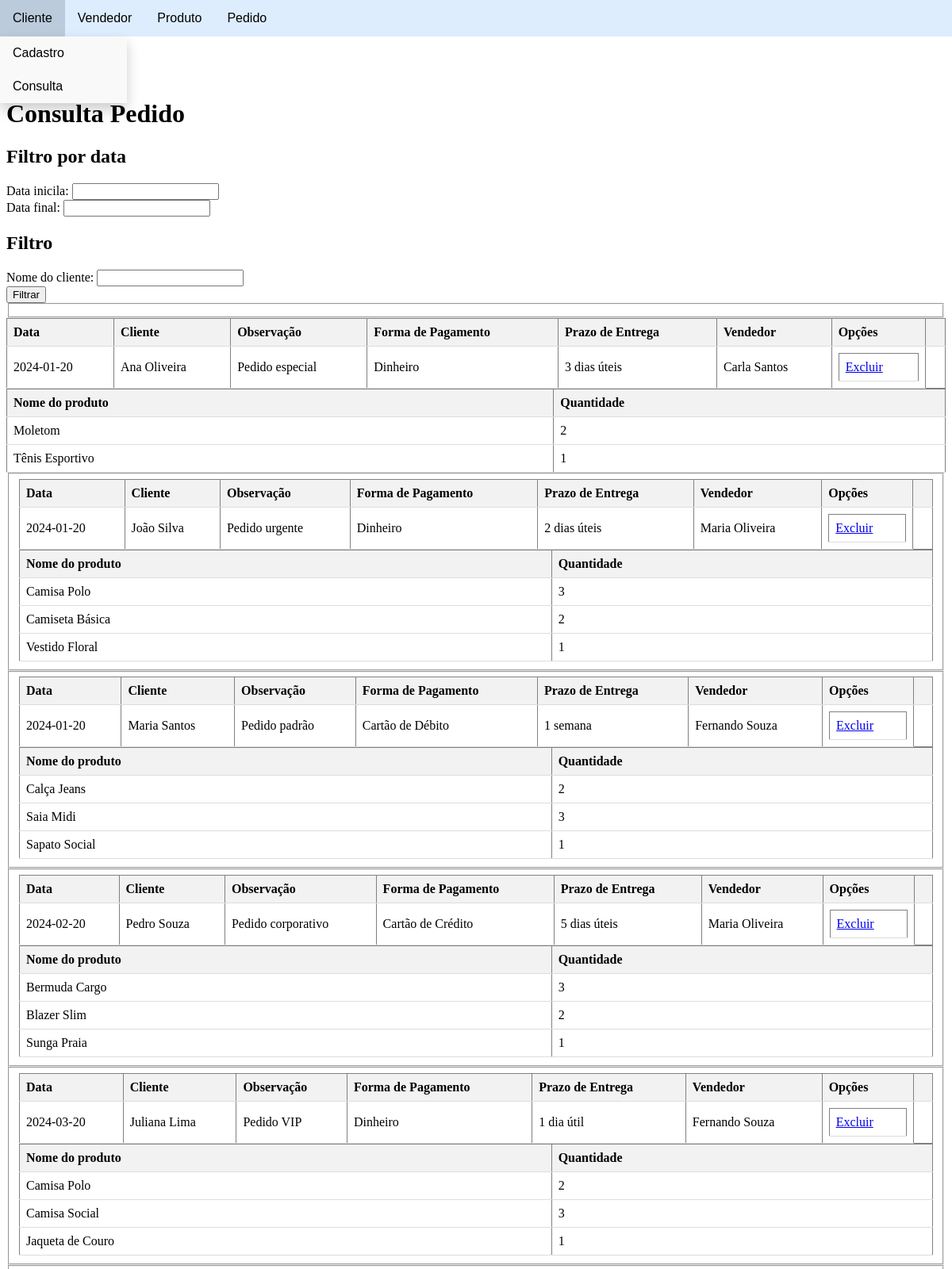
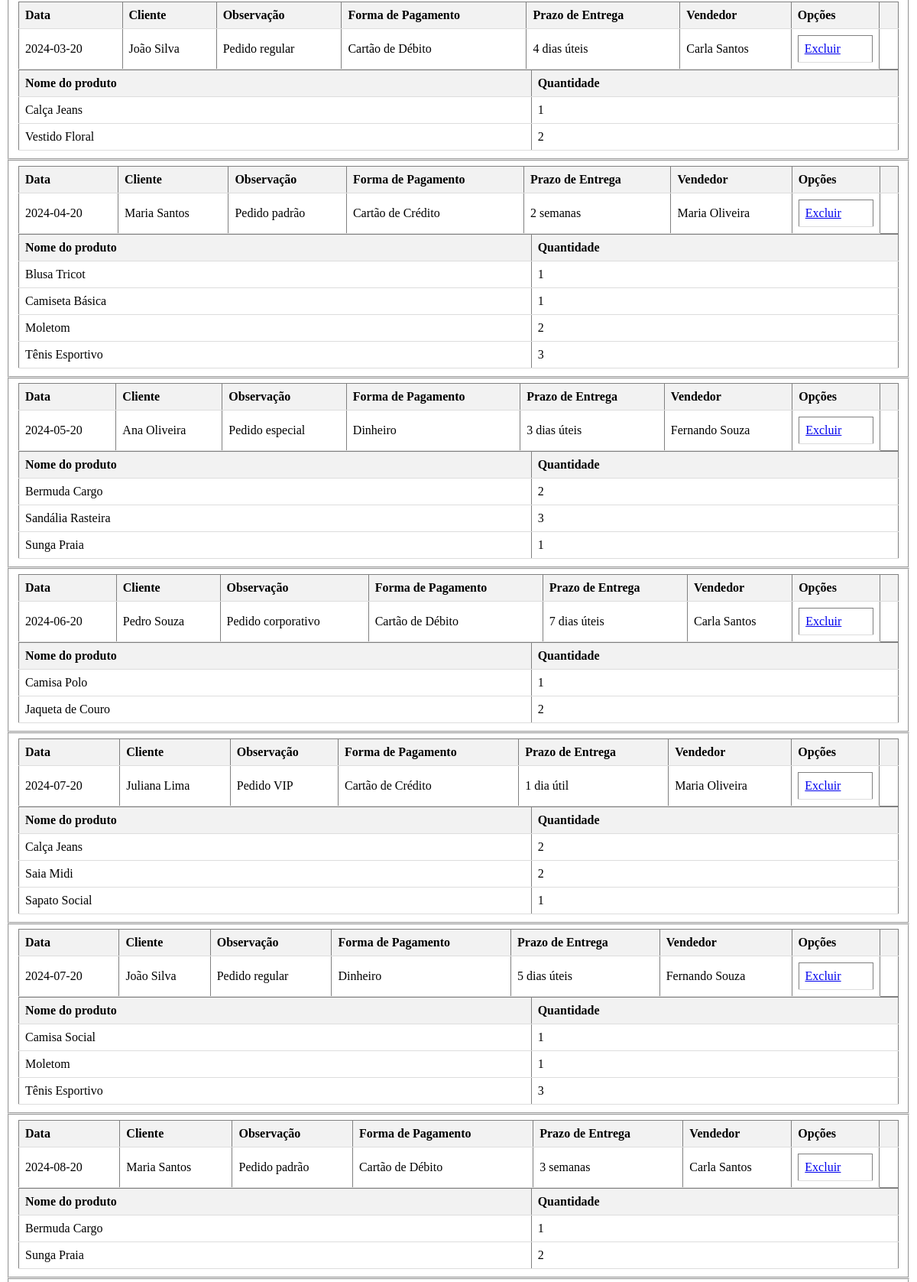
Page /pedido/consultarPedido.php (upper part) on the earlier database version (2 pictures, top to bottom).
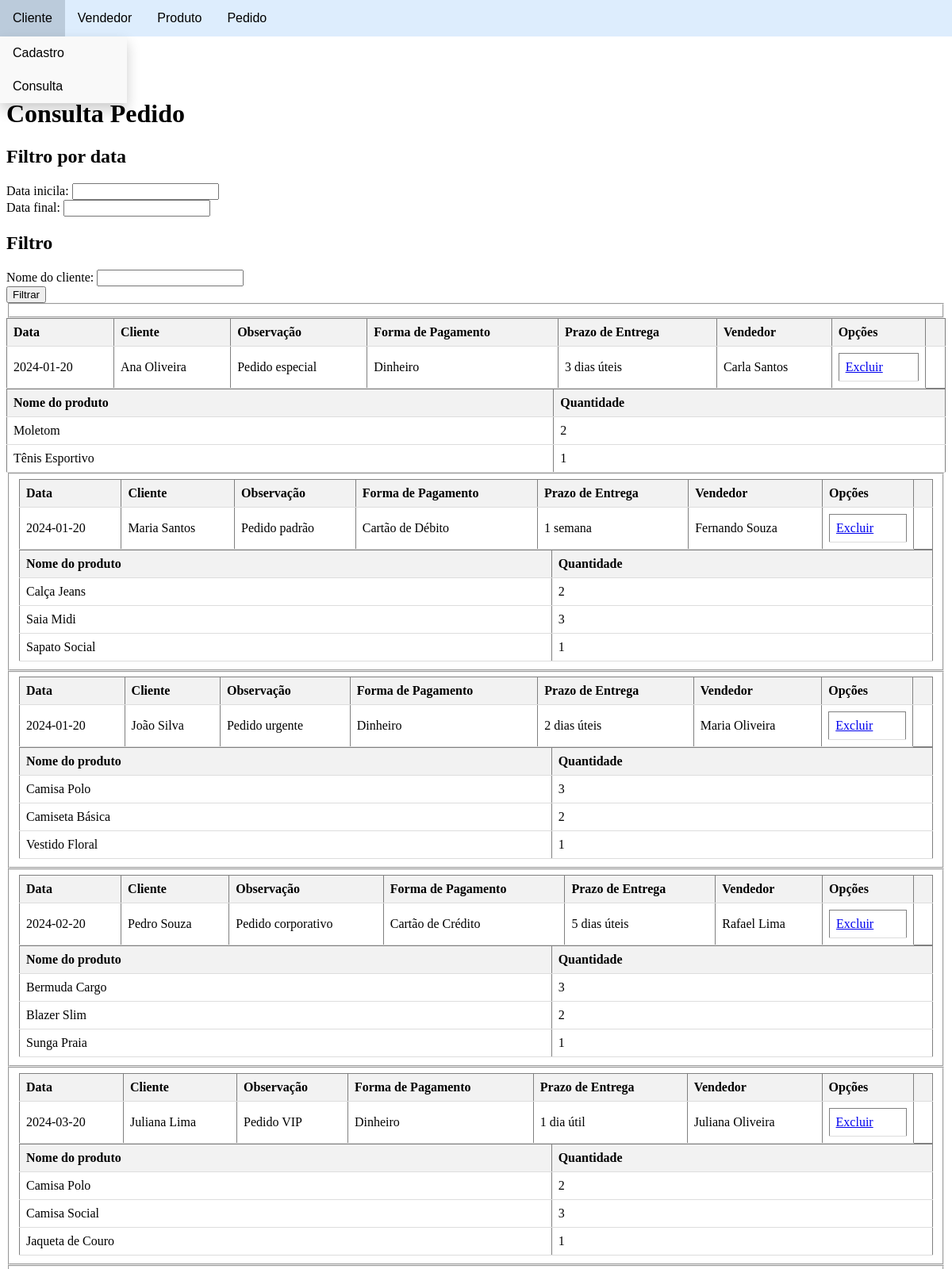
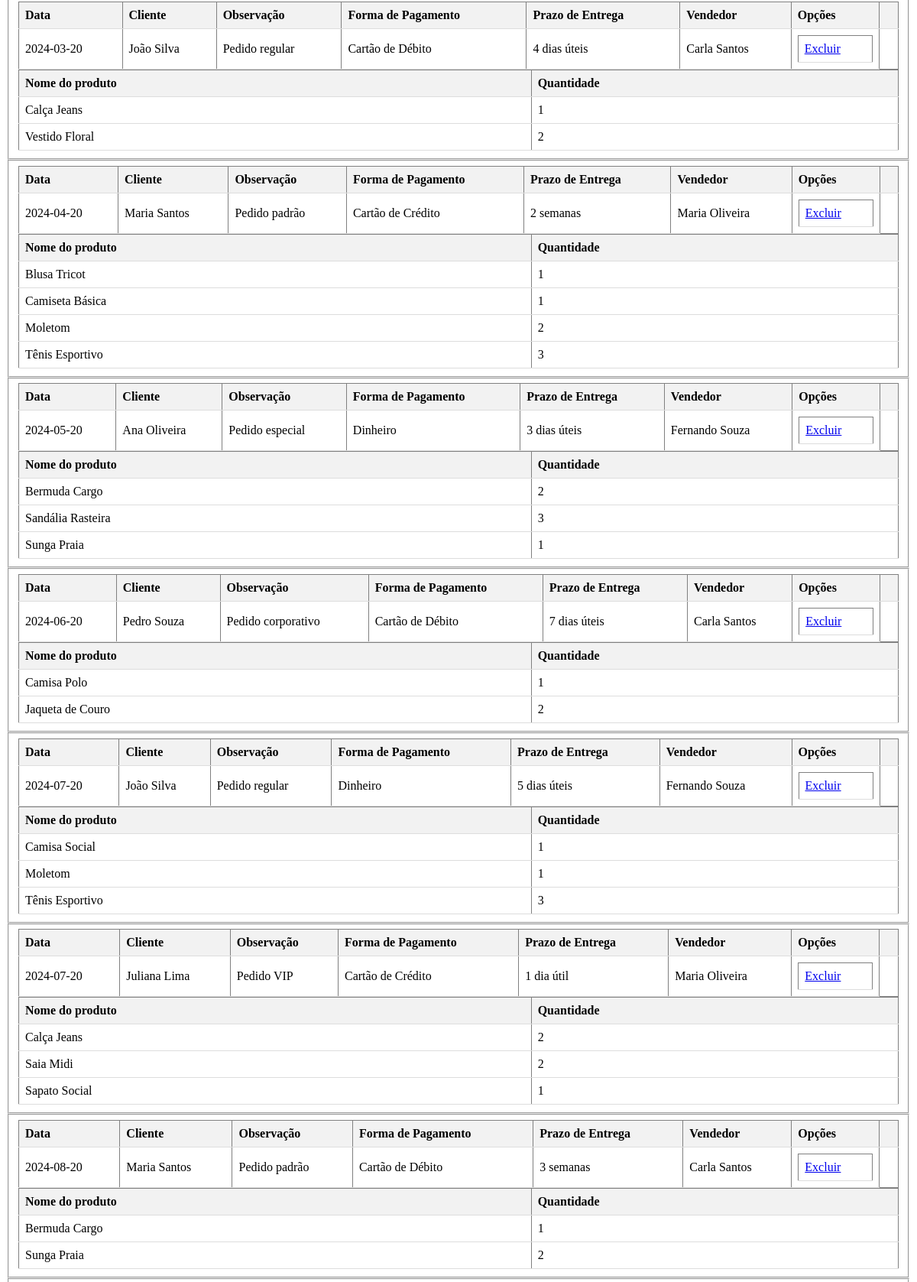
Same page on the later database version (2 pictures, top to bottom).
### tables this page shows
CREATE TABLE tb_pedido(
    id INTEGER AUTO_INCREMENT PRIMARY KEY,
    data_ped DATE,
    observacao VARCHAR(100),
    prazo_entrega VARCHAR(20),
    id_cliente INTEGER REFERENCES tb_cliente(id),    
    forma_pagto INTEGER REFERENCES tb_forma_pagto(id),    
    id_vendedor INTEGER REFERENCES tb_vendedor(id)
) engine INNODB;

CREATE TABLE tb_cliente(
    id INTEGER AUTO_INCREMENT PRIMARY KEY,
    nome VARCHAR(50),
    endereco VARCHAR(50),
    numero VARCHAR(10),
    bairro VARCHAR(30),
    cidade VARCHAR(30),
    estado CHAR(2),
    email VARCHAR(50),
    cpf_cnpj VARCHAR(14),
    rg VARCHAR(9),
    telefone VARCHAR(10),
    celular VARCHAR(11),
    data_nasc DATE,
    salario NUMERIC(12,2)
) engine INNODB;

CREATE TABLE tb_forma_pagto(
    id INTEGER AUTO_INCREMENT PRIMARY KEY,
    nome VARCHAR(30)
) engine INNODB;

CREATE TABLE tb_vendedor(
	id INTEGER AUTO_INCREMENT PRIMARY KEY,
	nome VARCHAR(50),
	endereco VARCHAR(50),
	cidade VARCHAR(30),
	estado VARCHAR(2),
	celular VARCHAR(11),
	email VARCHAR(50),
	perc_comissao NUMERIC(5,2)
) engine INNODB;

CREATE TABLE tb_itens_pedido(
    id_item INTEGER AUTO_INCREMENT PRIMARY KEY,
    qtde INTEGER,    
    id_pedido INTEGER REFERENCES tb_pedido(id),
    id_produto INTEGER REFERENCES tb_produto(id)       
) engine INNODB;

CREATE TABLE tb_produto(
	id INTEGER AUTO_INCREMENT PRIMARY KEY,
	nome VARCHAR(100),
	qtde_estoque INTEGER,
	preco NUMERIC(10,2),
	unidade_medida VARCHAR(20),
	promocao CHAR(3)  
) engine INNODB;

### pedido/consultarPedido.php (the view, shortened to what this page needs)
<?php
    include('../conexao.php');
    $query = " SELECT p.id as pedido_id, p.data_ped,
    c.nome as cliente, p.observacao,
    fp.nome as forma_pagto,
    p.prazo_entrega,
    v.nome as vendedor FROM tb_pedido p
    INNER JOIN tb_cliente c ON c.id = p.id_cliente
    INNER JOIN tb_forma_pagto fp ON fp.id = p.forma_pagto
    INNER JOIN tb_vendedor v ON v.id = p.id_vendedor ";
    $query .= " ORDER BY p.data_ped";
    $resu=mysqli_query($con,$query) or die(mysqli_connect_error());
?>
<!DOCTYPE html>
<html lang="pt-br">
<head>
</head>
<body>
    <?php
        include('../navbar.php');
    ?>
    <h1>Consulta Pedido</h1>
    <form method="$_GET">
        <h2>Filtro por data</h2>
        <label>Data inicila:</label>
        <input type="text" id="filtro_dt_init" name="filtro_dt_init" ><br>
        <label>Data final:</label>
        <input type="text" id="filtro_dt_final" name="filtro_dt_final"><br>
        <h2>Filtro</h2>
        <label>Nome do cliente: </label>
        <input type="text" id="filtro_nome" name="filtro_nome" ><br>
        <button type="submit">Filtrar</button>
    </form>
    <table>
        <?php
            while($reg = mysqli_fetch_array($resu)){
                echo"<fieldset><table width='100%' border='1px'><tr>
                <th>Data</th>
                <th>Cliente</th>
                <th>Observação</th>
                <th>Forma de Pagamento</th>
                <th>Prazo de Entrega</th>
                <th>Vendedor</th>
                <th>Opções<th>
                </tr>
                <tr>
                    <td>".$reg['data_ped']."</td>
                    <td>".$reg['cliente']."</td>
                    <td>".$reg['observacao']."</td>
                    <td>".$reg['forma_pagto']."</td>
                    <td>".$reg['prazo_entrega']."</td>
                    <td>".$reg['vendedor']."</td>
                    <td width='10%'><table border='1' width='100%'><tr>
                        <td><a href='excluirPedido.php?pedido_id=".$reg['pedido_id']."'>Excluir</td>
                    </tr></table></td>
                </tr></table>";
                $query2 = "SELECT p.nome as nome_produto, ip.qtde as quantidade FROM tb_itens_pedido ip
                INNER JOIN tb_produto p ON ip.id_produto = p.id WHERE ip.id_pedido = ".$reg['pedido_id']." ORDER BY nome_produto";
                $resu2=mysqli_query($con,$query2) or die(mysqli_connect_error());
                echo "
                <table border='1px'><tr>
                    <th>Nome do produto</th>
                    <th>Quantidade</th>
                </tr>";
                while($reg2 = mysqli_fetch_array($resu2)){
                    echo "
                    <tr>
                        <td>".$reg2['nome_produto']."</td>
                        <td>".$reg2['quantidade']."</td>
                    </tr>";
                }
                echo "</table></fieldset>";
            }
        ?>
</body>
</html>

Differences in the rows shown:
shown differently, row unchanged: tb_pedido "1 semana": moves up the list
changed tb_pedido: id_vendedor.nome "Maria Oliveira" → "Rafael Lima"
changed tb_pedido: id_vendedor.nome "Fernando Souza" → "Juliana Oliveira"
shown differently, row unchanged: tb_pedido (number 10 of 12 on the later page): moves up the list
